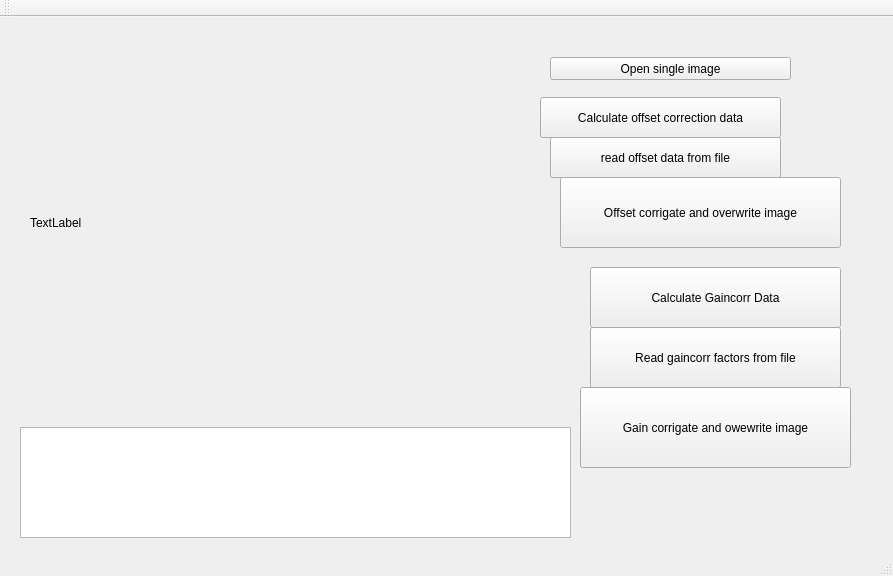
<?xml version="1.0" encoding="UTF-8"?>
<ui version="4.0">
 <class>MainWindow</class>
 <widget class="QMainWindow" name="MainWindow">
  <property name="geometry">
   <rect>
    <x>0</x>
    <y>0</y>
    <width>893</width>
    <height>576</height>
   </rect>
  </property>
  <property name="windowTitle">
   <string>MainWindow</string>
  </property>
  <widget class="QWidget" name="centralWidget">
   <widget class="QLabel" name="label">
    <property name="geometry">
     <rect>
      <x>30</x>
      <y>20</y>
      <width>421</width>
      <height>371</height>
     </rect>
    </property>
    <property name="text">
     <string>TextLabel</string>
    </property>
   </widget>
   <widget class="QPushButton" name="button_choosefile">
    <property name="geometry">
     <rect>
      <x>550</x>
      <y>40</y>
      <width>241</width>
      <height>23</height>
     </rect>
    </property>
    <property name="text">
     <string>Open single image</string>
    </property>
   </widget>
   <widget class="QTextEdit" name="textEdit">
    <property name="geometry">
     <rect>
      <x>20</x>
      <y>410</y>
      <width>551</width>
      <height>111</height>
     </rect>
    </property>
    <property name="readOnly">
     <bool>true</bool>
    </property>
   </widget>
   <widget class="QPushButton" name="pushButton">
    <property name="geometry">
     <rect>
      <x>590</x>
      <y>250</y>
      <width>251</width>
      <height>61</height>
     </rect>
    </property>
    <property name="text">
     <string>Calculate Gaincorr Data</string>
    </property>
   </widget>
   <widget class="QPushButton" name="pushButton_2">
    <property name="geometry">
     <rect>
      <x>590</x>
      <y>310</y>
      <width>251</width>
      <height>61</height>
     </rect>
    </property>
    <property name="text">
     <string>Read gaincorr factors from file</string>
    </property>
   </widget>
   <widget class="QPushButton" name="pushButton_3">
    <property name="geometry">
     <rect>
      <x>580</x>
      <y>370</y>
      <width>271</width>
      <height>81</height>
     </rect>
    </property>
    <property name="text">
     <string>Gain corrigate and owewrite image</string>
    </property>
   </widget>
   <widget class="QPushButton" name="pushButton_4">
    <property name="geometry">
     <rect>
      <x>540</x>
      <y>80</y>
      <width>241</width>
      <height>41</height>
     </rect>
    </property>
    <property name="text">
     <string>Calculate offset correction data</string>
    </property>
   </widget>
   <widget class="QPushButton" name="pushButton_5">
    <property name="geometry">
     <rect>
      <x>550</x>
      <y>120</y>
      <width>231</width>
      <height>41</height>
     </rect>
    </property>
    <property name="text">
     <string>read offset data from file</string>
    </property>
   </widget>
   <widget class="QPushButton" name="pushButton_6">
    <property name="geometry">
     <rect>
      <x>560</x>
      <y>160</y>
      <width>281</width>
      <height>71</height>
     </rect>
    </property>
    <property name="text">
     <string>Offset corrigate and overwrite image</string>
    </property>
   </widget>
  </widget>
  <widget class="QMenuBar" name="menuBar">
   <property name="geometry">
    <rect>
     <x>0</x>
     <y>0</y>
     <width>893</width>
     <height>21</height>
    </rect>
   </property>
  </widget>
  <widget class="QToolBar" name="mainToolBar">
   <attribute name="toolBarArea">
    <enum>TopToolBarArea</enum>
   </attribute>
   <attribute name="toolBarBreak">
    <bool>false</bool>
   </attribute>
  </widget>
  <widget class="QStatusBar" name="statusBar"/>
 </widget>
 <layoutdefault spacing="6" margin="11"/>
 <resources/>
 <connections/>
</ui>
